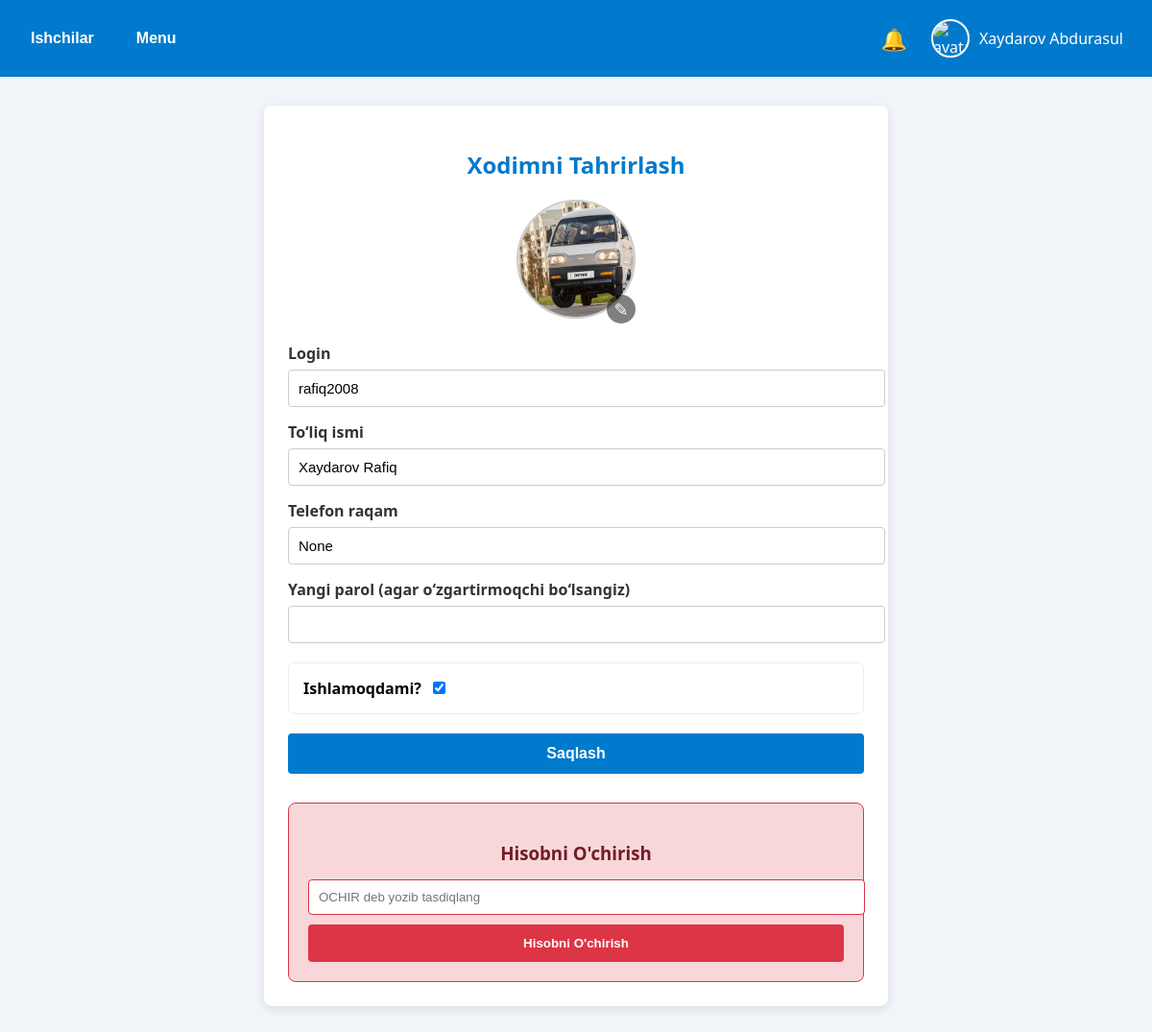
Page /edituser/rafiq2008 (signed in) on the earlier database version.
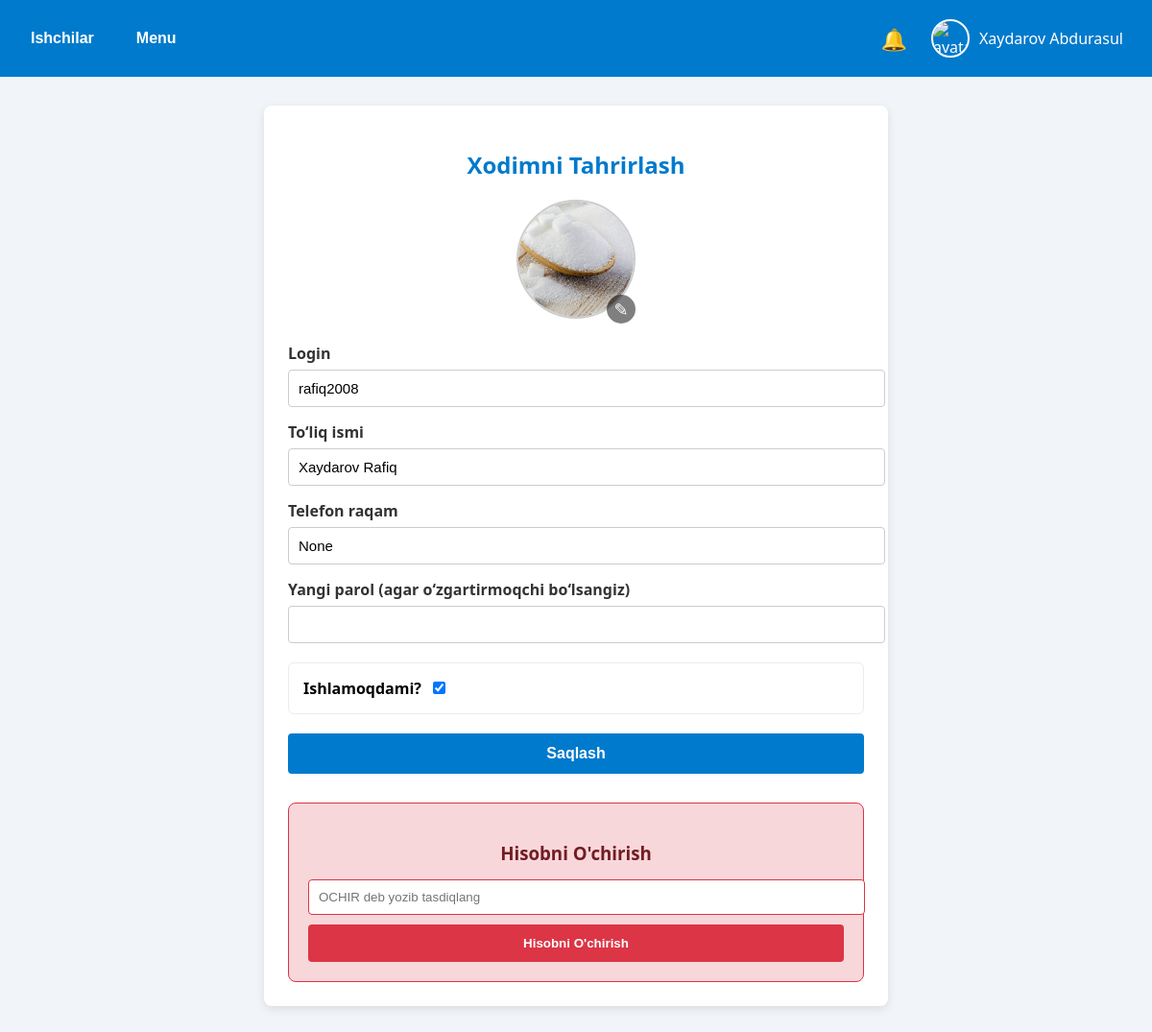
Same page on the later database version.
### main/models.py (models this page shows, shortened)
class User(AbstractUser):
    id = models.BigAutoField(primary_key=True)
    USER_TYPES = (
        ('pazanda', 'Pazanda'),
        ('yetkazib_beruvchi', 'Yetkazib Beruvchi'),
        ('ega', 'Ega'),
    )
    login=models.CharField(max_length=255, blank=True, null=True)
    password = models.CharField(max_length=255, blank=True, null=True)
    tuliq_ismi = models.CharField(max_length=255, blank=True, null=True)
    type = models.CharField(max_length=20, choices=USER_TYPES)
    token = models.CharField(max_length=255, blank=True, null=True)
    tg_id = models.CharField(max_length=100, blank=True, null=True)
    tel_raqami = models.CharField(max_length=100, blank=True, null=True)
    is_active = models.BooleanField(default=True)
    @property
    def rasmi(self):
        if self.type == 'yetkazib_beruvchi':
            try:
                return YetkazibBeruvchi.objects.get(user=self).rasmi.url
            except YetkazibBeruvchi.DoesNotExist:
                return None
        elif self.type == 'pazanda':
            try:
                return Pazanda.objects.get(user=self).rasmi.url
            except Pazanda.DoesNotExist:
                return None
        return None

class Pazanda(models.Model):
    user = models.OneToOneField(User, on_delete=models.CASCADE)
    tuliq_ismi = models.CharField(max_length=255)
    turi = models.CharField(max_length=100, blank=True, null=True)
    rasmi = models.ImageField(upload_to='pazandalar/')

### main/views.py (the view, shortened to what this page needs)
# urls.py: path('edituser/<str:username>', editusr , name='edituser'),
@login_required(login_url='login')
def editusr(request, username):
    user_edit = get_object_or_404(User, username=username)
    mn=''
    mr=''
    if user_edit.type == 'yetkazib_beruvchi':
        mn=YetkazibBeruvchi.objects.get(user=user_edit).bmh
        mr=YetkazibBeruvchi.objects.get(user=user_edit).bmr.url
    return render(request, 'editusr.html', {'user_edit': user_edit,'mn':mn,'mr':mr})

### main/templates/editusr.html (shortened to what this page needs)
{% extends 'egabase.html' %}
{% load static %}
{% block content %}
<div class="form-container">
    <h2>Xodimni Tahrirlash</h2>
    <form method="POST" enctype="multipart/form-data">
        <div style="text-align: center; margin-bottom: 20px;">
            <label for="rasmi_input" style="cursor: pointer; display: inline-block; position: relative;">
                <img id="rasm_preview"
     src="{% if user_edit.rasmi %}{{ user_edit.rasmi }}{% else %}{% static 'images/default_avatar.jpg' %}{% endif %}"
     alt="Rasm"
     style="width: 120px; height: 120px; border-radius: 50%; object-fit: cover; border: 2px solid #ccc;">
                <div style="position: absolute; bottom: 0; right: 0; background-color: rgba(0,0,0,0.5); color: white; border-radius: 50%; width: 30px; height: 30px; display: flex; justify-content: center; align-items: center; font-size: 18px;">
                    ✎
                </div>
            </label>
        </div>
        <div class="form-group">
            <label for="username">Login</label>
            <input type="text" id="username" name="username" value="{{ user_edit.username }}" required>
        </div>
        <div class="form-group">
            <label for="tuliq_ismi">To‘liq ismi</label>
            <input type="text" id="tuliq_ismi" name="tuliq_ismi" value="{{ user_edit.tuliq_ismi }}" required>
        </div>
        <div class="form-group">
            <label for="telefon">Telefon raqam</label>
            <input type="tel" id="telefon" name="telefon" value="{{ user_edit.tel_raqami }}" placeholder="+998 90 123 45 67" required>
        </div>
        <div class="form-group">
            <label for="password">Yangi parol (agar o‘zgartirmoqchi bo‘lsangiz)</label>
            <input type="text" id="password" name="password">
        </div>
        <div style="margin-top: 20px; padding: 15px; border: 1px solid rgb(232,236,237); border-radius: 6px;">
            <label style="display: flex; align-items: center; gap: 8px; font-weight: 600;">Ishlamoqdami?
                <input type="checkbox" name="is_active" value="True" {% if user_edit.is_active %}checked{% endif %}>
            </label>
        </div>
        <button type="submit" style="margin-top: 20px;" class="submit-btn">Saqlash</button>
    </form>
    <div style="margin-top: 30px; padding: 20px; border: 1px solid #dc3545; border-radius: 8px; background-color: #f8d7da;">
        <h3 style="color: #721c24; text-align: center; margin-bottom: 15px;">Hisobni O'chirish</h3>
        <form method="POST">
            <input type="text" name="confirm_text" placeholder="OCHIR deb yozib tasdiqlang"
                   style="width: 100%; padding: 10px; border: 1px solid #dc3545; border-radius: 4px; margin-bottom: 10px;" required>
            <button type="submit" style="width: 100%; padding: 12px; background-color: #dc3545; color: white; border: none; border-radius: 4px; font-weight: bold; cursor: pointer;">
                Hisobni O'chirish
            </button>
        </form>
    </div>
</div>
{% endblock %}

Differences in the rows shown:
changed User "rafiq2008": type+id: a different picture
